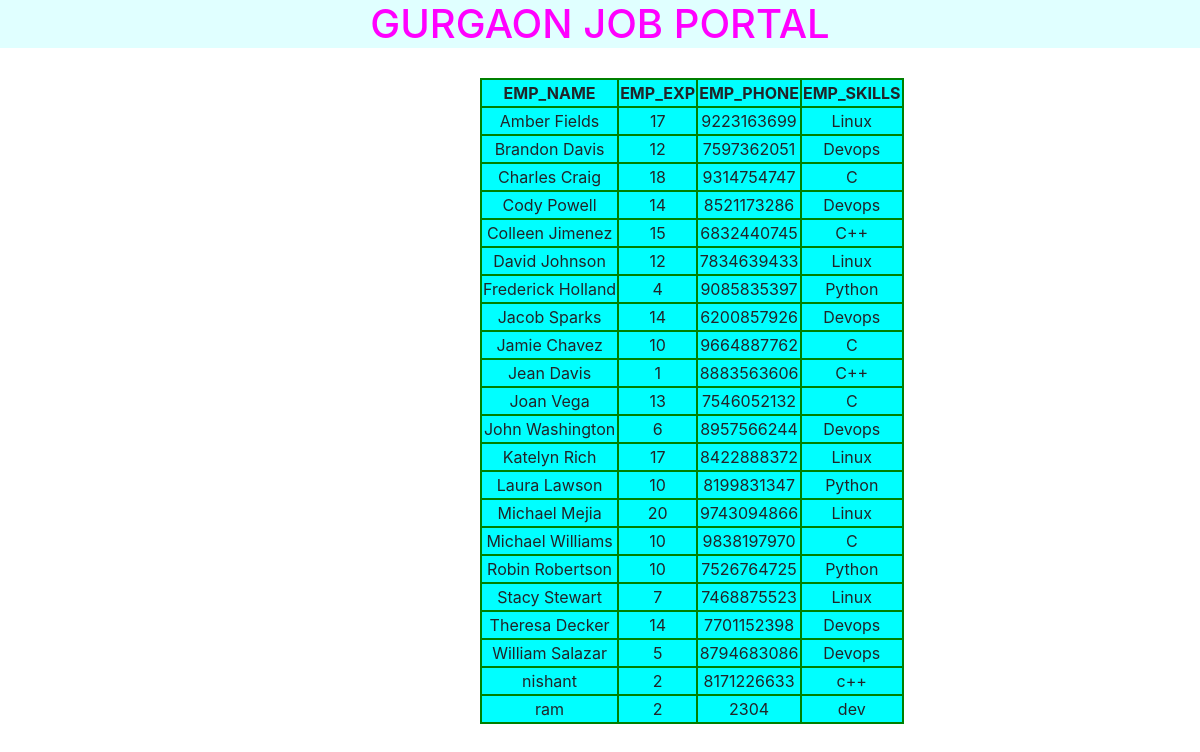
The page /ggn/ on the database its author committed.
### jp001/models.py (models this page shows)
class indiaJob1(models.Model):
    empname=models.CharField(max_length=30)
    empexp=models.IntegerField()
    empskills=models.CharField(max_length=30)
    empphone=models.IntegerField()

### jp001/views.py (the view)
# urls.py: url(r'^ggn/',views.job3),
def job3(request):
    emp_list=indiaJob1.objects.order_by('empname')
    my_dict={'emp_list':emp_list}
    return render(request,'jp001/ggnjobs.html',context=my_dict)

### templates/jp001/ggnjobs.html (shortened to what this page needs)
<!DOCTYPE html>
{% load staticfiles%}
<html lang="en" dir="ltr">
  <head>
    <link rel="stylesheet" href="{% static "jp001/css/demo2.css"%}">
    <link rel="stylesheet" href="https://stackpath.bootstrapcdn.com/bootstrap/4.3.1/css/bootstrap.min.css">
  </head>
  <body align="center">
    <h1>GURGAON JOB PORTAL</h1>
    {% if emp_list%}
      <table align="center">
        <thead>
          <th>EMP_NAME</th>
          <th>EMP_EXP</th>
          <th>EMP_PHONE</th>
          <th>EMP_SKILLS</th>
      </thead>
      {% for emp in emp_list%}
      <tr>
        <td>{{emp.empname}}</td>
        <td>{{emp.empexp}}</td>
        <td>{{emp.empphone}}</td>
        <td>{{emp.empskills}}</td>
      </tr>
      {% endfor %}
      </table>
      {%else%}
      <p>No record found</p>
      {% endif %}
  </body>
</html>

### static/jp001/css/demo2.css (style rules this page uses)
body { background-image: url("https://images.unsplash.com/photo-1518186233392-c232efbf2373?ixlib=rb-1.2.1&ixid=eyJhcHBfaWQiOjEyMDd9&auto=format&fit=crop&w=967&q=80"); color: Orangered; }
table,thead,th,td { border: 2px solid green; background: Aqua; text-align: center; }
h1 { color: Magenta; text-align: center; background-color: LightCyan; }
table { margin-left: 480px; margin-top: 30px; }

### rows shown on the page
indiaJob1: empname "Amber Fields", empexp "17", empphone "9223163699", empskills "Linux"
indiaJob1: empname "Brandon Davis", empexp "12", empphone "7597362051", empskills "Devops"
indiaJob1: empname "Charles Craig", empexp "18", empphone "9314754747", empskills "C"
indiaJob1: empname "Cody Powell", empexp "14", empphone "8521173286", empskills "Devops"
indiaJob1: empname "Colleen Jimenez", empexp "15", empphone "6832440745", empskills "C++"
indiaJob1: empname "David Johnson", empexp "12", empphone "7834639433", empskills "Linux"
indiaJob1: empname "Frederick Holland", empexp "4", empphone "9085835397", empskills "Python"
indiaJob1: empname "Jacob Sparks", empexp "14", empphone "6200857926", empskills "Devops"
indiaJob1: empname "Jamie Chavez", empexp "10", empphone "9664887762", empskills "C"
indiaJob1: empname "Jean Davis", empexp "1", empphone "8883563606", empskills "C++"
indiaJob1: empname "Joan Vega", empexp "13", empphone "7546052132", empskills "C"
indiaJob1: empname "John Washington", empexp "6", empphone "8957566244", empskills "Devops"
indiaJob1: empname "Katelyn Rich", empexp "17", empphone "8422888372", empskills "Linux"
indiaJob1: empname "Laura Lawson", empexp "10", empphone "8199831347", empskills "Python"
indiaJob1: empname "Michael Mejia", empexp "20", empphone "9743094866", empskills "Linux"
indiaJob1: empname "Michael Williams", empexp "10", empphone "9838197970", empskills "C"
indiaJob1: empname "Robin Robertson", empexp "10", empphone "7526764725", empskills "Python"
indiaJob1: empname "Stacy Stewart", empexp "7", empphone "7468875523", empskills "Linux"
indiaJob1: empname "Theresa Decker", empexp "14", empphone "7701152398", empskills "Devops"
indiaJob1: empname "William Salazar", empexp "5", empphone "8794683086", empskills "Devops"
indiaJob1: empname "nishant", empexp "2", empphone "8171226633", empskills "c++"
indiaJob1: empname "ram", empexp "2", empphone "2304", empskills "dev"
